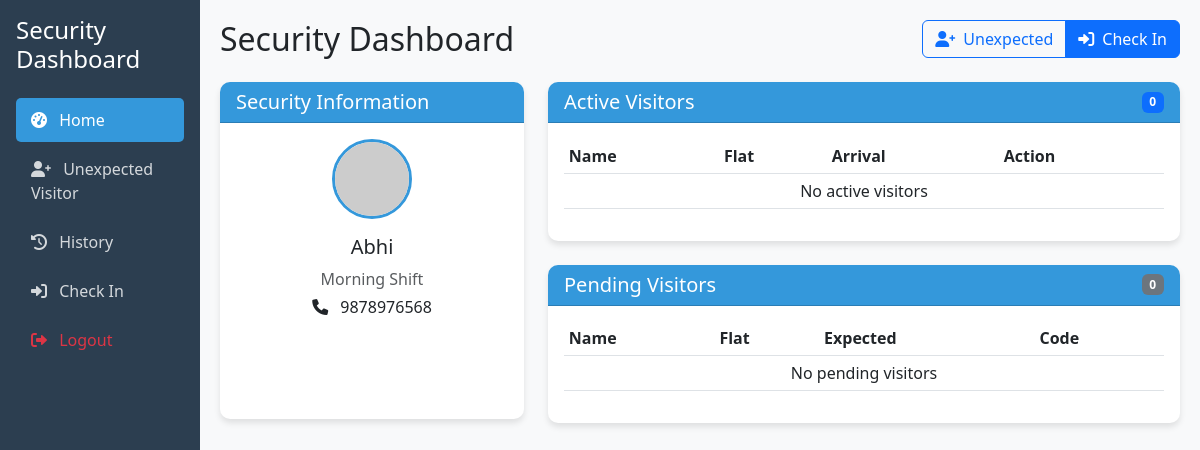
The app's page /security_dashboard/ (signed in) with its own data.
### app/models.py (models this page shows, shortened)
class Security(models.Model):
    GENDER_CHOICES = [
        ('Male', 'Male'),
        ('Female', 'Female'),
        ('Other', 'Other'),
    ]
    name = models.CharField(max_length=255)
    email = models.EmailField(unique=True)
    phone = models.CharField(max_length=15)
    age = models.PositiveIntegerField()
    gender = models.CharField(max_length=10, choices=GENDER_CHOICES)
    username = models.CharField(max_length=50, unique=True)
    password = models.CharField(max_length=255)
    address = models.TextField()
    shift_timing = models.CharField(max_length=50, choices=[('Morning', 'Morning'), ('Night', 'Night')])
    profile_image = models.ImageField(upload_to='security_profiles/', blank=True, null=True)
    created_at = models.DateTimeField(auto_now_add=True)
    updated_at = models.DateTimeField(auto_now=True)

### app/views.py (the view)
# urls.py: path('security_dashboard/', views.security_dashboard, name='security_dashboard'),
def security_dashboard(request):
    if 'email' not in request.session:
        return redirect('login')
    try:
        security = Security.objects.get(email=request.session['email'])
    except Security.DoesNotExist:
        messages.error(request, "Invalid user session")
        return redirect('login')
    active_visitors = Visitor.objects.filter(status='CheckedIn')
    pending_visitors = Visitor.objects.filter(status='Approved', actual_arrival__isnull=True)
    return render(request, 'security_dashboard.html', {
        'security': security,
        'active_visitors': active_visitors,
        'pending_visitors': pending_visitors
    })

### app/templates/security_dashboard.html (shortened to what this page needs)
<!DOCTYPE html>
<html lang="en">
<head>
    <link href="https://cdn.jsdelivr.net/npm/bootstrap@5.3.0/dist/css/bootstrap.min.css" rel="stylesheet">
    <link rel="stylesheet" href="https://cdnjs.cloudflare.com/ajax/libs/font-awesome/6.0.0/css/all.min.css">
</head>
<body>
    <div class="container-fluid px-0">
        <div class="row g-0">
            <div class="col-md-3 col-lg-2 d-none d-md-block sidebar min-vh-100 px-0">
                <div class="p-3">
                    <h4 class="mb-4">Security Dashboard</h4>
                    <ul class="nav flex-column">
                        <li class="nav-item">
                            <a class="nav-link active" href="/security_home/">
                                <i class="fas fa-tachometer-alt me-2"></i> Home
                            </a>
                        </li>
                        <li class="nav-item">
                            <a class="nav-link" href="{% url 'handle_unexpected_visitor' %}">
                                <i class="fas fa-user-plus me-2"></i> Unexpected Visitor
                            </a>
                        </li>
                        <li class="nav-item">
                            <a class="nav-link" href="{% url 'security_visitor_history' %}">
                                <i class="fas fa-history me-2"></i> History
                            </a>
                        </li>
                        <li class="nav-item">
                            <a class="nav-link" href="{% url 'check_in_visitor' %}">
                                <i class="fas fa-sign-in-alt me-2"></i> Check In
                            </a>
                        </li>
                        <li class="nav-item">
                            <a class="nav-link text-danger" href="{% url 'logout' %}">
                                <i class="fas fa-sign-out-alt me-2"></i> Logout
                            </a>
                        </li>
                    </ul>
                </div>
            </div>
            <div class="col-md-9 col-lg-10 main-content">
                <div class="d-flex flex-column flex-sm-row justify-content-between align-items-start align-items-sm-center mb-4">
                    <h2 class="mb-3 mb-sm-0">Security Dashboard</h2>
                    <div class="btn-group">
                        <a href="{% url 'handle_unexpected_visitor' %}" class="btn btn-outline-primary">
                            <i class="fas fa-user-plus me-1 me-sm-2"></i><span class="d-none d-sm-inline">Unexpected</span>
                        </a>
                        <a href="{% url 'check_in_visitor' %}" class="btn btn-primary">
                            <i class="fas fa-sign-in-alt me-1 me-sm-2"></i><span class="d-none d-sm-inline">Check In</span>
                        </a>
                    </div>
                </div>
                <div class="row">
                    <div class="col-12 col-sm-6 col-md-12 col-lg-4 mb-4">
                        <div class="card h-100">
                            <div class="card-header">
                                <h5 class="m-0">Security Information</h5>
                            </div>
                            <div class="card-body text-center">
                                <img src="https://ui-avatars.com/api/?name={{ security.name }}&background=2c3e50&color=fff&size=150"
                                     class="profile-img mb-3" alt="{{ security.name }}">
                                <h5>{{ security.name }}</h5>
                                <p class="text-muted mb-1">{{ security.shift_timing }} Shift</p>
                                <p class="mb-0"><i class="fas fa-phone me-2"></i> {{ security.phone }}</p>
                            </div>
                        </div>
                    </div>
                    <div class="col-12 col-sm-6 col-md-12 col-lg-8">
                        <div class="card mb-4">
                            <div class="card-header d-flex justify-content-between align-items-center">
                                <h5 class="m-0">Active Visitors</h5>
                                <span class="badge bg-primary">{{ active_visitors|length }}</span>
                            </div>
                            <div class="card-body p-0 p-sm-3">
                                <div class="table-responsive">
                                    <table class="table table-hover table-sm">
                                        <thead>
                                            <tr>
                                                <th>Name</th>
                                                <th>Flat</th>
                                                <th class="d-none d-sm-table-cell">Arrival</th>
                                                <th>Action</th>
                                            </tr>
                                        </thead>
                                        <tbody>
                                            {% for visitor in active_visitors %}
                                            <tr>
                                                <td>{{ visitor.name }}</td>
                                                <td>{{ visitor.flat }}</td>
                                                <td class="d-none d-sm-table-cell">{{ visitor.actual_arrival|time }}</td>
                                                <td>
                                                    <a href="{% url 'check_out_visitor' visitor.id %}" class="btn btn-sm btn-danger">
                                                        <i class="fas fa-sign-out-alt"></i> <span class="d-none d-md-inline">Check Out</span>
                                                    </a>
                                                </td>
                                            </tr>
                                            {% empty %}
                                            <tr>
                                                <td colspan="4" class="text-center">No active visitors</td>
                                            </tr>
                                            {% endfor %}
                                        </tbody>
                                    </table>
                                </div>
                            </div>
                        </div>
                        <div class="card">
                            <div class="card-header d-flex justify-content-between align-items-center">
                                <h5 class="m-0">Pending Visitors</h5>
                                <span class="badge bg-secondary">{{ pending_visitors|length }}</span>
                            </div>
                            <div class="card-body p-0 p-sm-3">
                                <div class="table-responsive">
                                    <table class="table table-hover table-sm">
                                        <thead>
                                            <tr>
                                                <th>Name</th>
                                                <th>Flat</th>
                                                <th class="d-none d-sm-table-cell">Expected</th>
                                                <th>Code</th>
                                            </tr>
                                        </thead>
                                        <tbody>
                                            {% for visitor in pending_visitors %}
                                            <tr>
                                                <td>{{ visitor.name }}</td>
                                                <td>{{ visitor.flat }}</td>
                                                <td class="d-none d-sm-table-cell">{{ visitor.expected_arrival|date:"M d, H:i" }}</td>
                                                <td>
                                                    <span class="badge bg-dark">{{ visitor.verification_code }}</span>
                                                </td>
                                            </tr>
                                            {% empty %}
                                            <tr>
                                                <td colspan="4" class="text-center">No pending visitors</td>
                                            </tr>
                                            {% endfor %}
                                        </tbody>
                                    </table>
                                </div>
                            </div>
                        </div>
                    </div>
                </div>
            </div>
        </div>
    </div>
</body>
</html>

### app/templates/security_dashboard.html (style rules this page uses)
body { background-color: #f8f9fa; font-family: 'Segoe UI', Tahoma, Geneva, Verdana, sans-serif; overflow-x: hidden; }
.card { border-radius: 10px; box-shadow: 0 4px 6px rgba(0, 0, 0, 0.1); margin-bottom: 20px; border: none; }
.card-header { background-color: #3498db; color: white; border-radius: 10px 10px 0 0 !important; }
.profile-img { width: 80px; height: 80px; border-radius: 50%; object-fit: cover; border: 3px solid #3498db; }
.sidebar { background-color: #2c3e50; color: white; }
.nav-link { color: rgba(255, 255, 255, 0.8); padding: 10px 15px; margin-bottom: 5px; border-radius: 5px; transition: all 0.3s; }
.nav-link:hover, .nav-link.active { color: white; background-color: #3498db; }
.main-content { padding: 20px; }
.table-sm td, .table-sm th { padding: 0.3rem; }

### records on screen
Security: name "Abhi", shift_timing "Morning", phone "9878976568"

### other values on screen
{{ active_visitors|length }} "0"
{{ pending_visitors|length }} "0"
